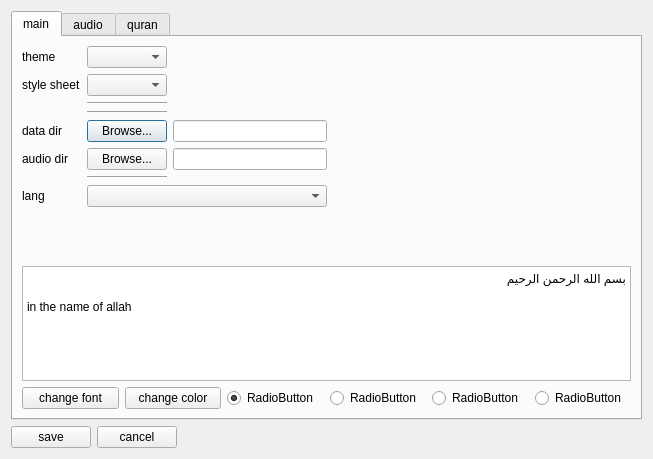
<?xml version="1.0" encoding="UTF-8"?>
<ui version="4.0">
 <class>Setting</class>
 <widget class="QDialog" name="Setting">
  <property name="geometry">
   <rect>
    <x>0</x>
    <y>0</y>
    <width>653</width>
    <height>459</height>
   </rect>
  </property>
  <property name="font">
   <font>
    <family>Tahoma</family>
   </font>
  </property>
  <property name="windowTitle">
   <string>Dialog</string>
  </property>
  <property name="locale">
   <locale language="English" country="Philippines"/>
  </property>
  <layout class="QVBoxLayout" name="verticalLayout_9">
   <item>
    <widget class="QTabWidget" name="tabWidget">
     <property name="currentIndex">
      <number>0</number>
     </property>
     <widget class="QWidget" name="tab_2">
      <attribute name="title">
       <string>main</string>
      </attribute>
      <layout class="QVBoxLayout" name="verticalLayout_3">
       <item>
        <layout class="QHBoxLayout" name="horizontalLayout">
         <item>
          <layout class="QGridLayout" name="gridLayout">
           <item row="0" column="0">
            <widget class="QLabel" name="labelStyle">
             <property name="text">
              <string>theme</string>
             </property>
            </widget>
           </item>
           <item row="0" column="1">
            <widget class="QComboBox" name="comboBoxStyle"/>
           </item>
           <item row="1" column="0">
            <widget class="QLabel" name="labelStyleSheet">
             <property name="text">
              <string>style sheet</string>
             </property>
            </widget>
           </item>
           <item row="1" column="1">
            <widget class="QComboBox" name="comboBoxStyleSheet"/>
           </item>
           <item row="5" column="0">
            <widget class="QLabel" name="labelPathDatabase">
             <property name="text">
              <string>data dir</string>
             </property>
            </widget>
           </item>
           <item row="5" column="1">
            <widget class="QPushButton" name="pushButtonPathDatabase">
             <property name="text">
              <string>Browse...</string>
             </property>
            </widget>
           </item>
           <item row="5" column="2">
            <widget class="QLineEdit" name="lineEditPathDatabase"/>
           </item>
           <item row="8" column="0">
            <widget class="QLabel" name="label_lang">
             <property name="text">
              <string>lang</string>
             </property>
            </widget>
           </item>
           <item row="8" column="1" colspan="2">
            <widget class="QComboBox" name="comb_lang"/>
           </item>
           <item row="6" column="0">
            <widget class="QLabel" name="labelPathAudio">
             <property name="text">
              <string>audio dir</string>
             </property>
            </widget>
           </item>
           <item row="6" column="1">
            <widget class="QPushButton" name="pushButtonPathAudio">
             <property name="text">
              <string>Browse...</string>
             </property>
            </widget>
           </item>
           <item row="6" column="2">
            <widget class="QLineEdit" name="lineEditPathAudio"/>
           </item>
           <item row="2" column="1">
            <widget class="Line" name="line_3">
             <property name="orientation">
              <enum>Qt::Horizontal</enum>
             </property>
            </widget>
           </item>
           <item row="4" column="1">
            <widget class="Line" name="line_4">
             <property name="orientation">
              <enum>Qt::Horizontal</enum>
             </property>
            </widget>
           </item>
           <item row="7" column="1">
            <widget class="Line" name="line_5">
             <property name="orientation">
              <enum>Qt::Horizontal</enum>
             </property>
            </widget>
           </item>
          </layout>
         </item>
         <item>
          <spacer name="horizontalSpacer_3">
           <property name="orientation">
            <enum>Qt::Horizontal</enum>
           </property>
           <property name="sizeHint" stdset="0">
            <size>
             <width>40</width>
             <height>20</height>
            </size>
           </property>
          </spacer>
         </item>
        </layout>
       </item>
       <item>
        <spacer name="verticalSpacer">
         <property name="orientation">
          <enum>Qt::Vertical</enum>
         </property>
         <property name="sizeHint" stdset="0">
          <size>
           <width>20</width>
           <height>131</height>
          </size>
         </property>
        </spacer>
       </item>
       <item>
        <widget class="QTextEdit" name="textEditFontPerviwe">
         <property name="readOnly">
          <bool>true</bool>
         </property>
         <property name="html">
          <string>&lt;!DOCTYPE HTML PUBLIC &quot;-//W3C//DTD HTML 4.0//EN&quot; &quot;http://www.w3.org/TR/REC-html40/strict.dtd&quot;&gt;
&lt;html&gt;&lt;head&gt;&lt;meta name=&quot;qrichtext&quot; content=&quot;1&quot; /&gt;&lt;style type=&quot;text/css&quot;&gt;
p, li { white-space: pre-wrap; }
&lt;/style&gt;&lt;/head&gt;&lt;body style=&quot; font-family:'Tahoma'; font-size:9pt; font-weight:400; font-style:normal;&quot;&gt;
&lt;p align=&quot;right&quot; style=&quot; margin-top:0px; margin-bottom:0px; margin-left:0px; margin-right:0px; -qt-block-indent:0; text-indent:0px;&quot;&gt;بسم الله الرحمن الرحیم&lt;/p&gt;
&lt;p align=&quot;right&quot; style=&quot;-qt-paragraph-type:empty; margin-top:0px; margin-bottom:0px; margin-left:0px; margin-right:0px; -qt-block-indent:0; text-indent:0px;&quot;&gt;&lt;/p&gt;
&lt;p style=&quot; margin-top:0px; margin-bottom:0px; margin-left:0px; margin-right:0px; -qt-block-indent:0; text-indent:0px;&quot;&gt;in the name of allah&lt;/p&gt;&lt;/body&gt;&lt;/html&gt;</string>
         </property>
        </widget>
       </item>
       <item>
        <layout class="QHBoxLayout" name="horizontalLayout_5">
         <item>
          <widget class="QPushButton" name="Btn_ChangeFont">
           <property name="text">
            <string>change font</string>
           </property>
           <property name="icon">
            <iconset resource="rc.qrc">
             <normaloff>:/images/font.png</normaloff>:/images/font.png</iconset>
           </property>
          </widget>
         </item>
         <item>
          <widget class="QPushButton" name="Btn_ChangeColor">
           <property name="text">
            <string>change color</string>
           </property>
           <property name="icon">
            <iconset resource="rc.qrc">
             <normaloff>:/images/color.png</normaloff>:/images/color.png</iconset>
           </property>
          </widget>
         </item>
         <item>
          <widget class="QRadioButton" name="radioButtonQuranFC">
           <property name="text">
            <string>RadioButton</string>
           </property>
           <property name="checked">
            <bool>true</bool>
           </property>
          </widget>
         </item>
         <item>
          <widget class="QRadioButton" name="radioButtonTrFC">
           <property name="text">
            <string>RadioButton</string>
           </property>
          </widget>
         </item>
         <item>
          <widget class="QRadioButton" name="radioButtonBooksFC">
           <property name="text">
            <string>RadioButton</string>
           </property>
          </widget>
         </item>
         <item>
          <widget class="QRadioButton" name="radioButtonProgFC">
           <property name="text">
            <string>RadioButton</string>
           </property>
          </widget>
         </item>
        </layout>
       </item>
      </layout>
     </widget>
     <widget class="QWidget" name="tab_3">
      <attribute name="title">
       <string>audio</string>
      </attribute>
      <layout class="QVBoxLayout" name="verticalLayout">
       <item>
        <layout class="QHBoxLayout" name="horizontalLayout_3">
         <item>
          <layout class="QGridLayout" name="gridLayout_2">
           <item row="0" column="0">
            <widget class="QLabel" name="label_audio">
             <property name="text">
              <string>ghary</string>
             </property>
            </widget>
           </item>
           <item row="0" column="1">
            <widget class="QComboBox" name="combo_Audio"/>
           </item>
           <item row="1" column="0">
            <widget class="QLabel" name="labelPlayer">
             <property name="text">
              <string>player</string>
             </property>
            </widget>
           </item>
           <item row="2" column="0">
            <widget class="QRadioButton" name="radioButtonPhonon">
             <property name="text">
              <string>phonon</string>
             </property>
            </widget>
           </item>
           <item row="3" column="0">
            <widget class="QRadioButton" name="radioButtonExterna">
             <property name="text">
              <string>external player</string>
             </property>
             <property name="checked">
              <bool>true</bool>
             </property>
            </widget>
           </item>
           <item row="3" column="1">
            <widget class="QLineEdit" name="lineEditExternalPlayer"/>
           </item>
          </layout>
         </item>
         <item>
          <spacer name="horizontalSpacer_4">
           <property name="orientation">
            <enum>Qt::Horizontal</enum>
           </property>
           <property name="sizeHint" stdset="0">
            <size>
             <width>40</width>
             <height>20</height>
            </size>
           </property>
          </spacer>
         </item>
        </layout>
       </item>
       <item>
        <spacer name="verticalSpacer_3">
         <property name="orientation">
          <enum>Qt::Vertical</enum>
         </property>
         <property name="sizeHint" stdset="0">
          <size>
           <width>20</width>
           <height>145</height>
          </size>
         </property>
        </spacer>
       </item>
      </layout>
     </widget>
     <widget class="QWidget" name="tab_5">
      <attribute name="title">
       <string>quran</string>
      </attribute>
      <layout class="QVBoxLayout" name="verticalLayout_2">
       <item>
        <layout class="QHBoxLayout" name="horizontalLayout_4">
         <item>
          <widget class="QLabel" name="label_tr">
           <property name="text">
            <string>tr:</string>
           </property>
          </widget>
         </item>
         <item>
          <widget class="QComboBox" name="comb_Translation"/>
         </item>
         <item>
          <spacer name="horizontalSpacer_2">
           <property name="orientation">
            <enum>Qt::Horizontal</enum>
           </property>
           <property name="sizeHint" stdset="0">
            <size>
             <width>40</width>
             <height>20</height>
            </size>
           </property>
          </spacer>
         </item>
        </layout>
       </item>
       <item>
        <widget class="Line" name="line_2">
         <property name="orientation">
          <enum>Qt::Horizontal</enum>
         </property>
        </widget>
       </item>
       <item>
        <widget class="QCheckBox" name="check_Border">
         <property name="text">
          <string>CheckBox</string>
         </property>
        </widget>
       </item>
       <item>
        <widget class="Line" name="line">
         <property name="orientation">
          <enum>Qt::Horizontal</enum>
         </property>
        </widget>
       </item>
       <item>
        <widget class="QLabel" name="label_value">
         <property name="text">
          <string>show</string>
         </property>
        </widget>
       </item>
       <item>
        <widget class="QRadioButton" name="radio_Quran">
         <property name="text">
          <string>only quran</string>
         </property>
         <property name="checked">
          <bool>false</bool>
         </property>
        </widget>
       </item>
       <item>
        <widget class="QRadioButton" name="radio_tr">
         <property name="text">
          <string>only tr</string>
         </property>
        </widget>
       </item>
       <item>
        <widget class="QRadioButton" name="radio_both">
         <property name="text">
          <string>both</string>
         </property>
         <property name="checked">
          <bool>true</bool>
         </property>
        </widget>
       </item>
       <item>
        <spacer name="verticalSpacer_4">
         <property name="orientation">
          <enum>Qt::Vertical</enum>
         </property>
         <property name="sizeHint" stdset="0">
          <size>
           <width>20</width>
           <height>40</height>
          </size>
         </property>
        </spacer>
       </item>
      </layout>
     </widget>
    </widget>
   </item>
   <item>
    <layout class="QHBoxLayout" name="horizontalLayout_2">
     <item>
      <widget class="QPushButton" name="pushButtonSet">
       <property name="text">
        <string>save</string>
       </property>
       <property name="icon">
        <iconset resource="rc.qrc">
         <normaloff>:/images/save-icon.png</normaloff>:/images/save-icon.png</iconset>
       </property>
      </widget>
     </item>
     <item>
      <widget class="QPushButton" name="pushButtonCancel">
       <property name="text">
        <string>cancel</string>
       </property>
       <property name="icon">
        <iconset resource="rc.qrc">
         <normaloff>:/images/delete.png</normaloff>:/images/delete.png</iconset>
       </property>
      </widget>
     </item>
     <item>
      <spacer name="horizontalSpacer">
       <property name="orientation">
        <enum>Qt::Horizontal</enum>
       </property>
       <property name="sizeHint" stdset="0">
        <size>
         <width>40</width>
         <height>20</height>
        </size>
       </property>
      </spacer>
     </item>
    </layout>
   </item>
  </layout>
 </widget>
 <resources>
  <include location="rc.qrc"/>
 </resources>
 <connections/>
</ui>
